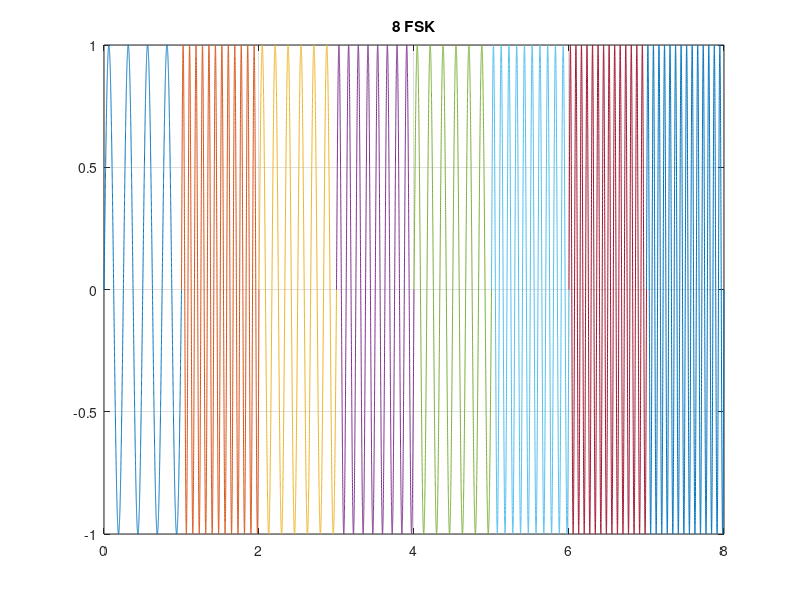

This chart was generated by the following MATLAB code:
clc
close all
clear all
f=1;
f2=10;
x=[0 0 1 1 0 1 0 1 0 0 1 1 0 1 0 1 0 0 1 1 0 1 1 0] % input signal ;
nx=length(x);
p=0;
fs=5000;
fc=2;
for i=1:3:nx
 t=p*1:1/fs:(p+1)*1;
 if x(i)==0 && x(i+1)==0 && x(i+2)==0
 fsk=sin(2*pi*fc*t);
 elseif x(i)==0 && x(i+1)==0 && x(i+2)==1
 fsk=sin(2*pi*2*fc*t);
 elseif x(i)==0 && x(i+1)==1 && x(i+2)==0
 fsk=sin(2*pi*3*fc*t);
 elseif x(i)==0 && x(i+1)==1 && x(i+2)==1
 fsk=sin(2*pi*4*fc*t);
 elseif x(i)==1 && x(i+1)==0 && x(i+2)==0
 fsk=sin(2*pi*5*fc*t);
 elseif x(i)==1 && x(i+1)==0 && x(i+2)==1
 fsk=sin(2*pi*6*fc*t);
 elseif x(i)==1 && x(i+1)==1 && x(i+2)==0
 fsk=sin(2*pi*7*fc*t);
 else
 fsk=sin(2*pi*8*fc*t);
 end
plot(t,fsk);
hold on;
grid on;
title('8 FSK')
p=p+1;
end
hold off;
